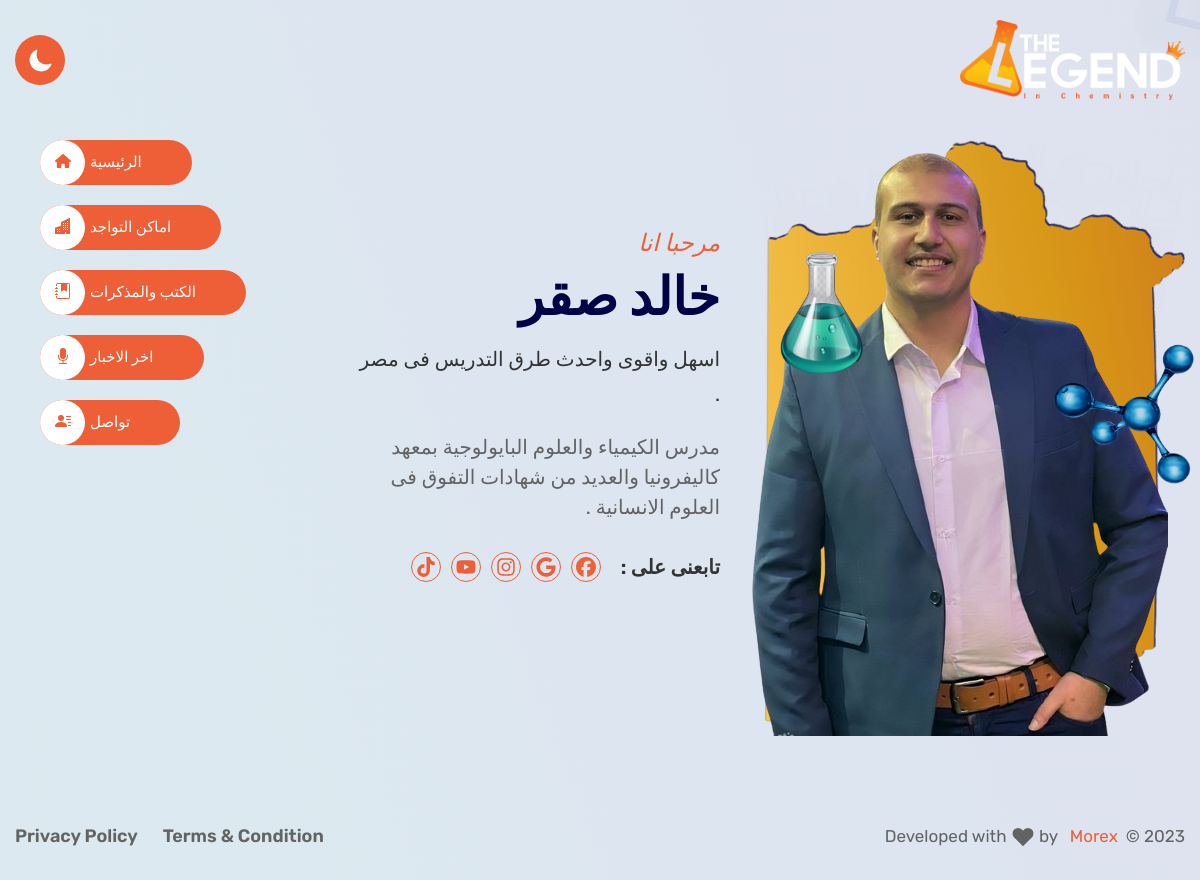
The page / on the database its author committed.
### accounts/models.py (models this page shows, shortened)
class Account(models.Model):
    logo = models.ImageField(upload_to='accounts/logos/', blank=True, null=True, editable=False, default=default_logo, verbose_name='الشعار')
    name = models.CharField(max_length=255, verbose_name='الاسم')
    description = models.TextField(blank=True, null=True, verbose_name='الوصف')
    caption = models.CharField(max_length=255, blank=True, null=True, verbose_name='التعليق')
    image = models.ImageField(upload_to='accounts/', blank=True, null=True, verbose_name='الصورة')
    mail = models.EmailField(verbose_name='البريد الإلكتروني')
    address = models.CharField(max_length=255, blank=True, null=True, verbose_name='العنوان')
    class Meta:
        verbose_name = 'البيانات الشخصية'
        verbose_name_plural = 'البيانات الشخصية'

class SocialAccount(models.Model):
    account = models.ForeignKey(Account, on_delete=models.CASCADE, verbose_name='الحساب')
    site = models.CharField(max_length=255, verbose_name='الموقع')
    url = models.URLField(verbose_name='الرابط')
    icon = models.FileField(upload_to='social_icons/', blank=True, null=True, verbose_name='الأيقونة')
    is_active = models.BooleanField(default=True, verbose_name='نشط')

### accounts/views.py (the view)
# urls.py: path('', views.index, name="index"),
def index(request):
    account_data = Account.objects.first()
    context={
        "account":account_data
    }
    return render(request, 'accounts/index.html',context=context)

### accounts/context_processors.py (called while the page is built)
def site_logo(request):
    site_logo='static/imgs/site_logo/default_logo.png'
    try:
        theme = Theme.objects.first()
        if theme and theme.logo:
            site_logo=theme.logo.url  # Assuming 'logo' is an ImageField
    except Theme.DoesNotExist:
        pass
    return {
        'site_logo': site_logo,
    }

### accounts/templates/accounts/index.html (shortened to what this page needs)
{% extends "base.html" %}
{% load static %}
{% block content %}
        <main class="main__content_wrapper hero__section--inner2">
            <div class="hero__section">
                <div class="container">
                        <div class="row ">
                            <div class="col-lg-9 col-sm-12 col-md-12">
                                <section class="row d-flex align-items-center">
                                    <div class="col-lg-6 col-sm-12 col-md-12 hero__thumbnail position__relative">
                                        {% if account.image %}
                                        <img class="hero__thumbnail--media " src="{{account.image.url}}" alt="img" style="position: absolute; top: 0; left: 0;">
                                        {% endif %}
                                        <span class="">
                                            <img class="logo__positioning one logo-size" src="{% static "imgs/ch3.png" %} " alt="logo">
                                        </span>
                                        <span >
                                            <img class="logo__positioning two logo-size" src="{% static "imgs/ch2.png" %} " alt="logo">
                                        </span>
                                    </div>
                                    <div class="col-lg-6 col-sm-12 col-md-12 hero__content ">
                                        <span class="hero__content--subtitle text__secondary mb-10">مرحبا انا</span>
                                        <h2 class="hero__content--title mb-15"> {{account.name}} </h2>
                                        <h3 class="hero__content--subtitle2 mb-20">{{account.caption}}</h3>
                                        <p class="hero__content--desc mb-30">{{account.description}} </p>
                                        <div class="social__share style2 d-flex align-items-center">
                                            <span class="social__share--title">تابعنى على : </span>
                                            <ul class="social__share--wrapper d-flex">
                                                {% for social in account.socialaccount_set.all %}
                                                {% if social.icon and social.url %}
                                                <li class="social__share--child">
                                                    <a class="social__share--link" href="{{social.url}}">
                                                        <img style="width:20px;height:20px;" src="{{social.icon.url}}" />
                                                    </a>
                                                </li>
                                                {% endif %}
                                                {% endfor %}
                                            </ul>
                                        </div>
                                    </div>
                                </section>
                            </div>
                            <div class="col-3">
                                {% include "side.html" %}
                            </div>
                        </div>
                </div>
            </div>
        </main>
{% endblock content %}

### templates/base.html (shortened to what this page needs)
{% load static %}
<!doctype html>
<html lang="en" dir="rtl">
<head>
  <link rel="stylesheet" href="{% static "assets/css/plugins/swiper-bundle.min.css" %} ">
  <link rel="stylesheet" href="https://cdnjs.cloudflare.com/ajax/libs/font-awesome/4.7.0/css/font-awesome.min.css">
  <link rel="stylesheet" href="{% static "assets/css/vendor/bootstrap.min.css" %} ">
  <link rel="stylesheet" href="{% static "assets/css/style.css" %} ">
  <link rel="stylesheet" href="{% static "assets/css/dark.css" %} ">
  <link rel="stylesheet" href="{% static "assets/css/rtl.css" %} ">
</head>
<body class="bg-dark_primary_bg">
    <div class="home2__hero--bg">
        {% include "nav.html" %}
        {% block content %}{% endblock content %}
        {% include "footer.html" %}
    </div>
</body>
</html>

### templates/nav.html (shortened to what this page needs)
<header class="header__section  header__transparent ">
    <div class="container">
        <div class="main__header d-flex justify-content-between align-items-center">
            <div class="main__logo">
                <h1 class="main__logo--title"><a class="main__logo--link" href="{% url "accounts:index" %}">
                    <img class="main__logo--img logo_size" src="{{site_logo}}" alt="logo-img">
                </a></h1>
            </div>
            <button class="light__dark--btn" id="light__to--dark">
            </button>
        </div>
    </div>
</header>

### templates/side.html (shortened to what this page needs)
<div class="home__navigation--menu">
    <nav>
        <ul class="home__navigation--menu__wrapper">
            <li class="home__navigation--menu__items">
                <a class="home__navigation--menu__link" href="{% url "accounts:index" %}">
                    <span class="home__navigation--menu__text">الرئيسية</span>
                    <span class="home__navigation--menu__icon"></span>
                </a>
            </li>
            <li class="home__navigation--menu__items">
                <a class="home__navigation--menu__link" href="{% url "centersplaces:centersplaces" %}">
                    <span class="home__navigation--menu__text">اماكن التواجد</span>
                    <span class="home__navigation--menu__icon">
                    </span>
                </a>
            </li>
            <li class="home__navigation--menu__items">
                <a class="home__navigation--menu__link" href="{% url "booksplaces:booksplaces" %}">
                    <span class="home__navigation--menu__text">الكتب والمذكرات</span>
                    <span class="home__navigation--menu__icon">
                    </span>
                </a>
            </li>
            <li class="home__navigation--menu__items">
                <a class="home__navigation--menu__link" href="{% url "news:news" %}">
                    <span class="home__navigation--menu__text">اخر الاخبار</span>
                    <span class="home__navigation--menu__icon">
                    </span>
                </a>
            </li>
            <li class="home__navigation--menu__items">
                <a class="home__navigation--menu__link" href="{% url "contact:contact" %}">
                    <span class="home__navigation--menu__text">تواصل</span>
                    <span class="home__navigation--menu__icon">
                    </span>
                </a>
            </li>
        </ul>
    </nav>
</div>

### templates/footer.html (shortened to what this page needs)
<footer class="footer footer__section2">
    <div class="container">
        <div class="main__footer d-flex justify-content-between align-items-center">
            <p class="copyright__content mb-0">Developed with <span>
                </span>  by <span><a class="text__secondary" href="#">Morex</a></span>© 2023</p>
            <ul class="footer__menu d-flex">
                <li><a class="footer__menu--link" href="shop.html">Terms & Condition</a></li>
                <li><a class="footer__menu--link" href="about.html"> Privacy Policy</a></li>
            </ul>
        </div>
    </div>
</footer>

### static/assets/css/rtl.css (style rules this page uses)
[dir="rtl"] .hero__content { padding-left: 0; }
@media only screen and (min-width: 768px) { [dir="rtl"] .hero__content { padding-right: 4rem; } }
@media only screen and (min-width: 992px) { [dir="rtl"] .hero__content { padding-right: 5rem; } }
@media only screen and (min-width: 1200px) { [dir="rtl"] .hero__content { padding-right: 8rem; } }
[dir="rtl"] .home__navigation--menu { padding-right: 16rem; padding-left: 0; }
@media only screen and (min-width: 1200px) { [dir="rtl"] .home__navigation--menu { padding-right: 20rem; padding-left: 0; } }
[dir="rtl"] .home__navigation--menu__text { left: 0; right: auto; }

### rows shown on the page
Account: image (picture), name "خالد صقر", caption "اسهل واقوى واحدث طرق التدريس فى مصر .", description "مدرس الكيمياء والعلوم البايولوجية بمعهد كاليفرونيا والعديد من شهادات التفوق فى العلوم الانسانية ."
SocialAccount: icon (picture)
SocialAccount: icon (picture)
SocialAccount: icon (picture)
SocialAccount: icon (picture)
SocialAccount: icon (picture)
